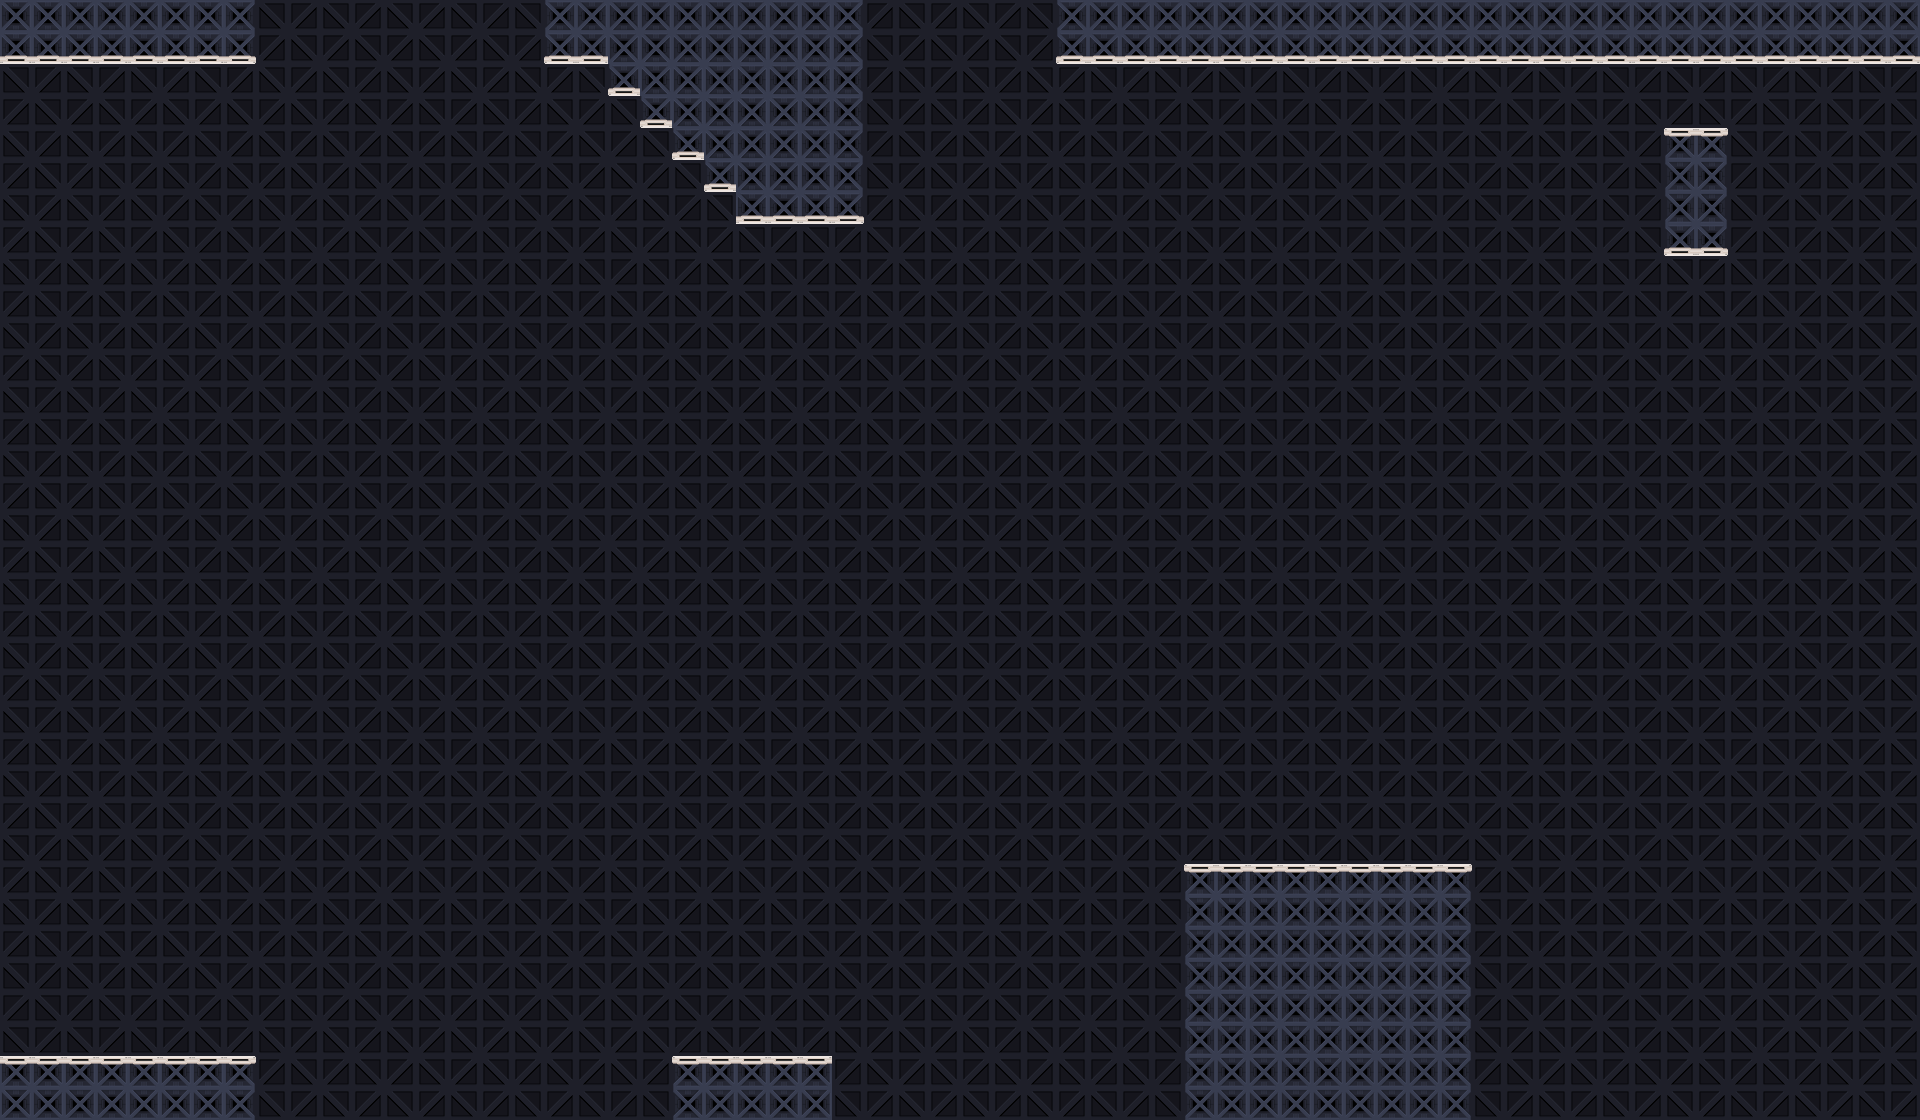

This is a level from a 2D game, rendered from its Tiled map with the project's own tilesets. A one-line summary and the map file follow, with tile-layer data summarised:
An orthogonal 60x35 tile map with 32x32 px tiles, 4 tile layers (Tile Layer 4, Tile Layer 3, Tile Layer 2, Tile Layer 1) and 32 objects (5x light 30 0.8 0.8 1.0 0.4 270 30, 2x box, light 30 0.8 0.8 1 0.4 0 30, gswitch right up, light 30 0.8 0.8 1 0.4 90 30, ...).

<map version="1.0" orientation="orthogonal" renderorder="right-up" width="60" height="35" tilewidth="32" tileheight="32" nextobjectid="140">
 <tileset firstgid="1" name="tset" tilewidth="32" tileheight="32">
  <image source="tset.png" width="224" height="320" />
 </tileset>
 <layer name="Tile Layer 4" width="60" height="35">
  <data>[2100 cells, 2100 non-empty, 4 distinct tile ids]</data>
 </layer>
 <layer name="Tile Layer 3" width="60" height="35">
  <data>[2100 cells, 226 non-empty, 12 distinct tile ids]</data>
 </layer>
 <layer name="Tile Layer 2" width="60" height="35">
  <data>[2100 cells, 0 non-empty, 0 distinct tile ids]</data>
 </layer>
 <layer name="Tile Layer 1" width="60" height="35">
  <data>[2100 cells, 0 non-empty, 0 distinct tile ids]</data>
 </layer>
 <objectgroup name="Entities">
  <object id="106" name="box" x="704" y="928" width="96" height="96" />
  <object id="126" name="box" x="1664" y="64" width="64" height="64" />
  <object id="129" name="light 30 0.8 0.8 1 0.4 0 30" x="0" y="984.848" />
  <object id="132" name="gswitch right up" x="1168" y="937" />
  <object id="133" name="light 30 0.8 0.8 1 0.4 90 30" x="751.75" y="1053" />
  <object id="134" name="light 30 0.5 0.8 0.5 0.4 180 30" x="1185.5" y="937" />
  <object id="135" name="light 30 0.8 0.8 1.0 0.4 270 30" x="1248" y="64" />
  <object id="136" name="light 30 0.8 0.8 1.0 0.4 270 30" x="1408" y="64" />
  <object id="137" name="light 30 0.8 0.8 1.0 0.4 270 30" x="1568" y="64" />
  <object id="138" name="light 30 0.8 0.8 1.0 0.4 270 30" x="1696" y="256" />
  <object id="139" name="light 30 0.8 0.8 1.0 0.4 270 30" x="96" y="63.5" />
 </objectgroup>
 <objectgroup name="Collisions">
  <object id="101" x="0" y="1056" width="256" height="64" />
  <object id="102" x="672" y="1056" width="160" height="64" />
  <object id="103" x="320" y="1152" width="512" height="96" />
  <object id="107" x="832" y="1152" width="512" height="96" />
  <object id="108" x="1344" y="1152" width="512" height="96" />
  <object id="109" x="-192" y="1152" width="512" height="96" />
  <object id="110" x="1856" y="1152" width="512" height="96" />
  <object id="111" x="1184" y="864" width="288" height="256" />
  <object id="114" x="1056" y="0" width="864" height="64" />
  <object id="115" x="704" y="-128" width="512" height="96" />
  <object id="116" x="544" y="0" width="320" height="64" />
  <object id="117" x="608" y="64" width="256" height="32" />
  <object id="118" x="640" y="96" width="224" height="32" />
  <object id="119" x="672" y="128" width="192" height="32" />
  <object id="120" x="704" y="160" width="160" height="32" />
  <object id="121" x="736" y="192" width="128" height="32" />
  <object id="123" x="0" y="0" width="256" height="64" />
  <object id="125" x="192" y="-128" width="512" height="96" />
  <object id="127" x="-128" y="0" width="128" height="1152" />
  <object id="128" x="1920" y="-288" width="96" height="1440" />
  <object id="130" x="1664" y="130" width="64" height="128" />
 </objectgroup>
</map>
